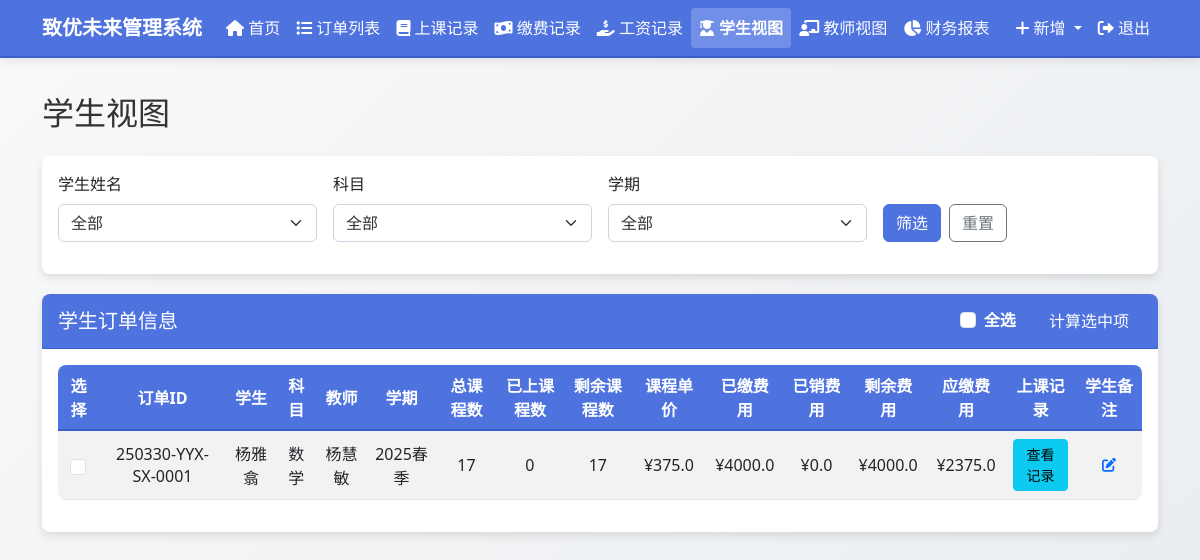
The page /student_view (signed in) on the database as committed earlier.
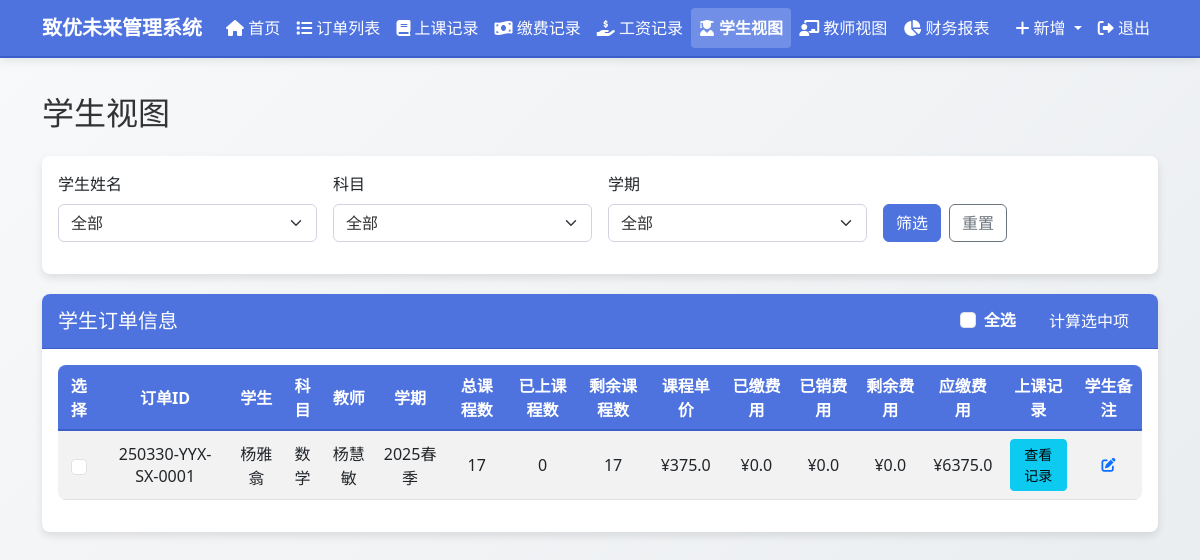
The same page on the database as committed later.
### models.py (models this page shows, shortened)
class Order(db.Model):
    id = db.Column(db.Integer, primary_key=True)
    order_number = db.Column(db.String(50),
                             unique=True,
                             nullable=False,
                             default="")
    student_name = db.Column(db.String(100), nullable=False)
    subject = db.Column(db.String(100), nullable=False)
    teacher_name = db.Column(db.String(100), nullable=False)
    semester = db.Column(db.String(100), nullable=False)
    total_classes = db.Column(db.Integer, default=0)
    completed_classes = db.Column(db.Integer, default=0)
    remaining_classes = db.Column(db.Integer, default=0)
    class_price = db.Column(db.Float, default=0.0)
    salary_price = db.Column(db.Float, default=0.0)  # 新增工资单价字段
    total_price = db.Column(db.Float, default=0.0)
    paid_amount = db.Column(db.Float, default=0.0)
    used_amount = db.Column(db.Float, default=0.0)
    remaining_amount = db.Column(db.Float, default=0.0)  # 已缴费用 - 已销费用
    payable_amount = db.Column(db.Float, default=0.0)  # 订单总价 - 已缴费用
    payable_salary = db.Column(db.Float, default=0.0)
    paid_salary = db.Column(db.Float, default=0.0)
    remaining_salary = db.Column(db.Float, default=0.0)
    order_note = db.Column(db.Text, nullable=True)
    teacher_note = db.Column(db.Text, nullable=True)
    student_note = db.Column(db.Text, nullable=True)
    created_at = db.Column(db.DateTime, default=datetime.now)
    class_records = db.relationship('ClassRecord', backref='order', lazy=True)
    payment_records = db.relationship('PaymentRecord',
                                      backref='order',
                                      lazy=True)
    salary_records = db.relationship('SalaryRecord',
                                     backref='order',
                                     lazy=True)

### routes.py (the view)
@app.route('/student_view')
@login_required
def student_view():
    student_name = request.args.get('student_name', '')
    subject = request.args.get('subject', '')
    semester = request.args.get('semester', '')
    query = Order.query
    if student_name:
        query = query.filter(Order.student_name == student_name)
    if subject:
        query = query.filter(Order.subject == subject)
    if semester:
        query = query.filter(Order.semester == semester)
    orders = query.all()
    all_students = db.session.query(Order.student_name).distinct().all()
    all_subjects = db.session.query(Order.subject).distinct().all()
    all_semesters = db.session.query(Order.semester).distinct().all()
    order_form = OrderForm()
    class_record_form = ClassRecordForm()
    payment_record_form = PaymentRecordForm()
    salary_record_form = SalaryRecordForm()
    all_orders = Order.query.all()
    class_record_form.order_id.choices = [
        (order.id,
         f"{order.order_number} - {order.student_name} - {order.subject}")
        for order in all_orders
    ]
    payment_record_form.order_id.choices = [
        (order.id,
         f"{order.order_number} - {order.student_name} - {order.subject}")
        for order in all_orders
    ]
    salary_record_form.order_id.choices = [
        (order.id,
         f"{order.order_number} - {order.teacher_name} - {order.subject}")
        for order in all_orders
    ]
    return render_template(
        'student_view.html',
        title='学生视图',
        orders=orders,
        all_students=[student[0] for student in all_students],
        all_subjects=[subject[0] for subject in all_subjects],
        all_semesters=[semester[0] for semester in all_semesters],
        selected_student=student_name,
        selected_subject=subject,
        selected_semester=semester,
        edit_note_form=EditNoteForm(),
        order_form=order_form,
        class_record_form=class_record_form,
        payment_record_form=payment_record_form,
        salary_record_form=salary_record_form)

### forms.py
class OrderForm(FlaskForm):
    student_name = StringField('学生姓名', validators=[DataRequired()])
    subject = StringField('科目', validators=[DataRequired()])
    teacher_name = StringField('教师姓名', validators=[DataRequired()])
    semester = StringField('学期', validators=[DataRequired()])
    total_classes = IntegerField('总课程数', validators=[DataRequired(), NumberRange(min=1)])
    class_price = FloatField('课程单价', validators=[DataRequired(), NumberRange(min=0)])
    salary_price = FloatField('工资单价', validators=[DataRequired(), NumberRange(min=0)])
    order_note = TextAreaField('订单备注', validators=[Optional()])
    submit = SubmitField('保存')

class ClassRecordForm(FlaskForm):
    order_id = SelectField('订单编号', validators=[DataRequired()], coerce=int)
    student_name = StringField('学生姓名', render_kw={'readonly': True})
    subject = StringField('科目', render_kw={'readonly': True})
    semester = StringField('学期', render_kw={'readonly': True})
    teacher_name = StringField('教师姓名', render_kw={'readonly': True})
    class_content = TextAreaField('教学内容', validators=[Optional()])
    class_time = DateTimeLocalField('上课时间', format='%Y-%m-%dT%H:%M', validators=[DataRequired()], default=datetime.now)
    location = StringField('地点', validators=[DataRequired()])
    note = TextAreaField('备注', validators=[Optional()])
    submit = SubmitField('保存')

### app.py (called while the page is built)
@login_manager.user_loader
def load_user(user_id):
    from models import User
    return User.query.get(int(user_id))

### templates/student_view.html (shortened to what this page needs)
{% extends "layout.html" %}
{% block content %}
<h2 class="mb-4">学生视图</h2>
<div class="card filter-card">
    <div class="card-body">
        <form method="get" action="{{ url_for('student_view') }}" class="row g-3">
            <div class="col-md-3">
                <label for="student_name" class="form-label">学生姓名</label>
                <select name="student_name" id="student_name" class="form-select">
                    <option value="">全部</option>
                </select>
            </div>
            <div class="col-md-3">
                <label for="subject" class="form-label">科目</label>
                <select name="subject" id="subject" class="form-select">
                    <option value="">全部</option>
                </select>
            </div>
            <div class="col-md-3">
                <label for="semester" class="form-label">学期</label>
                <select name="semester" id="semester" class="form-select">
                    <option value="">全部</option>
                </select>
            </div>
            <div class="col-md-3 d-flex align-items-end">
                <button type="submit" class="btn btn-primary">筛选</button>
                <a href="{{ url_for('student_view') }}" class="btn btn-outline-secondary ms-2">重置</a>
            </div>
        </form>
    </div>
</div>
<div class="card">
    <div class="card-header d-flex justify-content-between align-items-center">
        <h5 class="mb-0">学生订单信息</h5>
        <div>
            <div class="form-check form-check-inline">
                <input class="form-check-input" type="checkbox" id="select-all">
                <label class="form-check-label" for="select-all">全选</label>
            </div>
            <button type="button" id="calculate-sum" class="btn btn-primary">计算选中项</button>
        </div>
    </div>
    <div class="card-body">
        {% if orders %}
        <div class="table-responsive">
            <table class="table table-striped table-hover">
                <thead>
                    <tr>
                        <th>选择</th>
                        <th>订单ID</th>
                        <th>学生</th>
                        <th>科目</th>
                        <th>教师</th>
                        <th>学期</th>
                        <th>总课程数</th>
                        <th>已上课程数</th>
                        <th>剩余课程数</th>
                        <th>课程单价</th>
                        <th>已缴费用</th>
                        <th>已销费用</th>
                        <th>剩余费用</th>
                        <th>应缴费用</th>
                        <th>上课记录</th>
                        <th>学生备注</th>
                    </tr>
                </thead>
                <tbody>
                    {% for order in orders %}
                    <tr>
                        <td>
                            <input type="checkbox" class="form-check-input order-checkbox" value="{{ order.id }}">
                        </td>
                        <td>{{ order.order_number }}</td>
                        <td>{{ order.student_name }}</td>
                        <td>{{ order.subject }}</td>
                        <td>{{ order.teacher_name }}</td>
                        <td>{{ order.semester }}</td>
                        <td>{{ order.total_classes }}</td>
                        <td>{{ order.completed_classes }}</td>
                        <td>{{ order.remaining_classes }}</td>
                        <td>¥{{ order.class_price }}</td>
                        <td>¥{{ order.paid_amount }}</td>
                        <td>¥{{ order.used_amount }}</td>
                        <td>¥{{ order.remaining_amount }}</td>
                        <td>¥{{ order.payable_amount }}</td>
                        <td>
                            <button type="button" class="btn btn-sm btn-info view-class-records"
                                    data-bs-toggle="modal" data-bs-target="#classRecordsModal"
                                    data-order-id="{{ order.id }}">
                                查看记录
                            </button>
                        </td>
                        <td>
                            <button type="button" class="btn btn-sm btn-link edit-note"
                                    data-bs-toggle="modal" data-bs-target="#editNoteModal"
                                    data-note-id="{{ order.id }}"
                                    data-note-type="student_note"
                                    data-note-text="{{ order.student_note or '' }}">
                                <i class="fas fa-edit"></i>
                            </button>
                        </td>
                    </tr>
                    {% endfor %}
                </tbody>
            </table>
        </div>
        {% else %}
        <div class="alert alert-info">暂无符合条件的订单</div>
        {% endif %}
    </div>
</div>
{% endblock %}

### templates/layout.html (shortened to what this page needs)
<!DOCTYPE html>
<html lang="zh-CN">
<head>
    <link href="https://cdn.jsdelivr.net/npm/bootstrap@5.3.0/dist/css/bootstrap.min.css" rel="stylesheet">
    <link href="https://cdnjs.cloudflare.com/ajax/libs/font-awesome/6.0.0/css/all.min.css" rel="stylesheet">
    <link href="{{ url_for('static', filename='css/style.css') }}" rel="stylesheet">
</head>
<body data-bs-theme="light">
    {% if current_user.is_authenticated %}
    <nav class="navbar navbar-expand-lg navbar-light bg-primary fixed-top">
        <div class="container">
            <a class="navbar-brand" href="{{ url_for('dashboard') }}">致优未来管理系统</a>
            <div class="collapse navbar-collapse" id="navbarNav">
                <ul class="navbar-nav me-auto">
                    <li class="nav-item">
                        <a class="nav-link {% if request.endpoint == 'dashboard' %}active{% endif %}" href="{{ url_for('dashboard') }}">
                            <i class="fas fa-home"></i> 首页
                        </a>
                    </li>
                    <li class="nav-item">
                        <a class="nav-link {% if request.endpoint == 'order_list' %}active{% endif %}" href="{{ url_for('order_list') }}">
                            <i class="fas fa-list"></i> 订单列表
                        </a>
                    </li>
                    <li class="nav-item">
                        <a class="nav-link {% if request.endpoint == 'class_records_list' %}active{% endif %}" href="{{ url_for('class_records_list') }}">
                            <i class="fas fa-book"></i> 上课记录
                        </a>
                    </li>
                    <li class="nav-item">
                        <a class="nav-link {% if request.endpoint == 'payment_records_list' %}active{% endif %}" href="{{ url_for('payment_records_list') }}">
                            <i class="fas fa-money-bill-wave"></i> 缴费记录
                        </a>
                    </li>
                    <li class="nav-item">
                        <a class="nav-link {% if request.endpoint == 'salary_records_list' %}active{% endif %}" href="{{ url_for('salary_records_list') }}">
                            <i class="fas fa-hand-holding-usd"></i> 工资记录
                        </a>
                    </li>
                    <li class="nav-item">
                        <a class="nav-link {% if request.endpoint == 'student_view' %}active{% endif %}" href="{{ url_for('student_view') }}">
                            <i class="fas fa-user-graduate"></i> 学生视图
                        </a>
                    </li>
                    <li class="nav-item">
                        <a class="nav-link {% if request.endpoint == 'teacher_view' %}active{% endif %}" href="{{ url_for('teacher_view') }}">
                            <i class="fas fa-chalkboard-teacher"></i> 教师视图
                        </a>
                    </li>
                    <li class="nav-item">
                        <a class="nav-link {% if request.endpoint == 'financial_report' %}active{% endif %}" href="{{ url_for('financial_report') }}">
                            <i class="fas fa-chart-pie"></i> 财务报表
                        </a>
                    </li>
                </ul>
                <ul class="navbar-nav">
                    <li class="nav-item dropdown">
                        <a class="nav-link dropdown-toggle" href="#" id="navbarDropdown" role="button" data-bs-toggle="dropdown" aria-expanded="false">
                            <i class="fas fa-plus"></i> 新增
                        </a>
                    </li>
                    <li class="nav-item">
                        <a class="nav-link" href="{{ url_for('logout') }}">
                            <i class="fas fa-sign-out-alt"></i> 退出
                        </a>
                    </li>
                </ul>
            </div>
        </div>
    </nav>
    {% endif %}
    <div class="container main-content my-4">
        {% block content %}{% endblock %}
    </div>
</body>
</html>

### static/css/style.css (style rules this page uses)
td { position: relative; }
body { font-family: 'Segoe UI', Tahoma, Geneva, Verdana, sans-serif; color: #333; background-color: #f8f9fa; background-image: linear-gradient(135deg, #f8f9fa 0%, #e9ecef 100%); background-attachment: fixed; }
.main-content { padding-top: 70px; min-height: calc(100vh - 120px); }
.navbar { box-shadow: 0 2px 10px rgba(0, 0, 0, 0.1); background-color: #4e73df !important; border-bottom: 1px solid #3a5fc9; }
.navbar-brand { font-weight: bold; color: #fff !important; }
.navbar .nav-link { color: #fff !important; }
.nav-link.active { background-color: rgba(255, 255, 255, 0.2) !important; border-radius: 4px; font-weight: bold; }
.card { border: none; border-radius: 8px; box-shadow: 0 4px 8px rgba(0, 0, 0, 0.1); margin-bottom: 20px; background-color: #fff; transition: transform 0.2s ease-in-out; }
.card-header { border-radius: 8px 8px 0 0 !important; font-weight: bold; background-color: #4e73df !important; color: white; border-bottom: 1px solid #3a5fc9; }
.table { background-color: #fff; border-radius: 8px; overflow: hidden; }
.table thead th { background-color: #4e73df; color: white; border-bottom: 2px solid #3a5fc9; text-align: center; vertical-align: middle; }
.table tbody td { text-align: center; vertical-align: middle; }
.btn-primary { background-color: #4e73df; border-color: #4e73df; }
.form-control, .form-select { background-color: #fff; border: 1px solid #d1d3e2; color: #333; }
.bg-primary { background-color: #4e73df !important; border-bottom: 2px solid #3a5fc9; }

Rows that differ between the two databases and show on the page:
changed Order "250330-YYX-SX-0001": paid_amount "4000.0" → "0.0"; remaining_amount "4000.0" → "0.0"; payable_amount "2375.0" → "6375.0"
